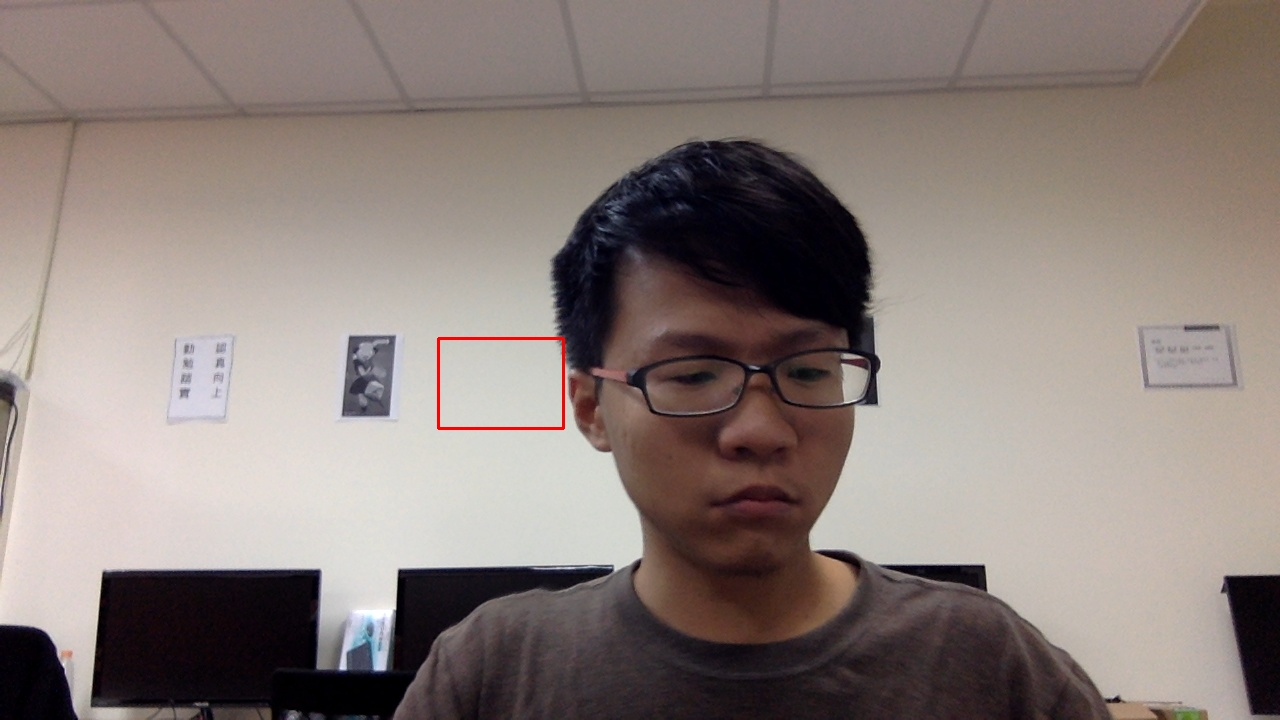
#> input picture %FF.jpg, 1280 x 720 px, given in place of the camera
$ python color_mask_original.py
#> lines starting #> are read from the running program, lines starting #| are printed output that depends on the picture; after the words box and inside, x2 and y2 are one past the last pixel; in counts of white or black regions, pixels touching at a corner belong together
import cv2
import numpy as np

cap = cv2.VideoCapture(0)

# define range of blue color in HSV
lb = np.array([100,80,80])
ub = np.array([120,255,255])

lr1 = np.array([160,100,100])
ur1 = np.array([179,255,255])
# [4 lines of commented-out code are left out]

while(1):

    # Take each frame
    _, frame = cap.read()
#> frame is the input picture: shape (720, 1280, 3); mean B, G, R 122.9, 127.6, 139.5

    # Convert BGR to HSV
    hsv = cv2.cvtColor(frame, cv2.COLOR_BGR2HSV)
#> hsv: shape (720, 1280, 3); mean H, S, V 40.6, 51.1, 140.3

    # Threshold the HSV image to get only blue colors
    maskr = cv2.inRange(hsv, lr1, ur1)
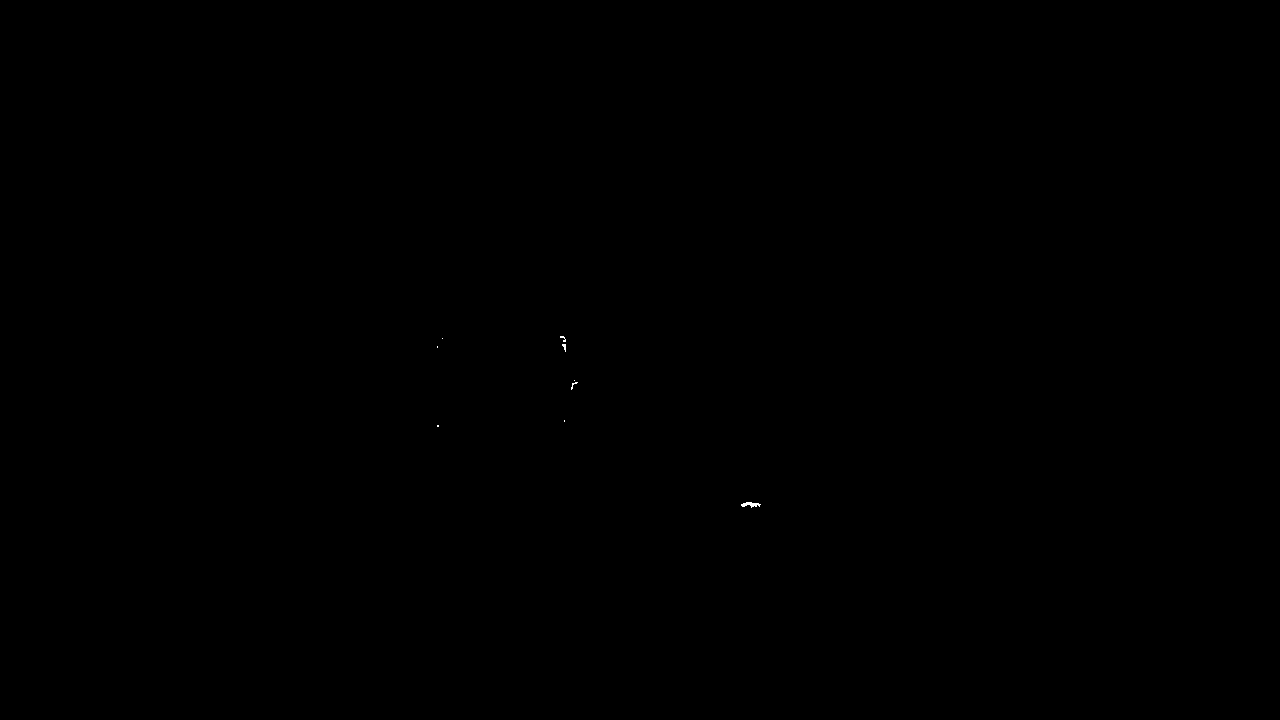
#> maskr: shape (720, 1280); 0.01% white in thin lines or dots, all inside (x1, y1, x2, y2) = (437, 336, 761, 508)
    maskb = cv2.inRange(hsv, lb, ub)
#> maskb: shape (720, 1280); 0.05% white; 6 white regions (5 under 20 px), largest, box (x1, y1, x2, y2) and area: (350, 619, 378, 673) 406
    mask = maskb | maskr
#> mask: shape (720, 1280); 0.06% white; 15 white regions (13 under 20 px), largest, box (x1, y1, x2, y2) and area: (350, 619, 378, 673) 406, (741, 502, 761, 508) 67

    # Bitwise-AND mask and original image
    res = cv2.bitwise_and(frame,frame, mask= maskr | maskb)

    #cv2.imshow('frame',frame)
    cv2.imshow('res',res)
    #cv2.imshow('res',res)
    k = cv2.waitKey(5) & 0xFF
#> (key Esc is pressed here)
    if k == 27:
        break

cv2.destroyAllWindows()
